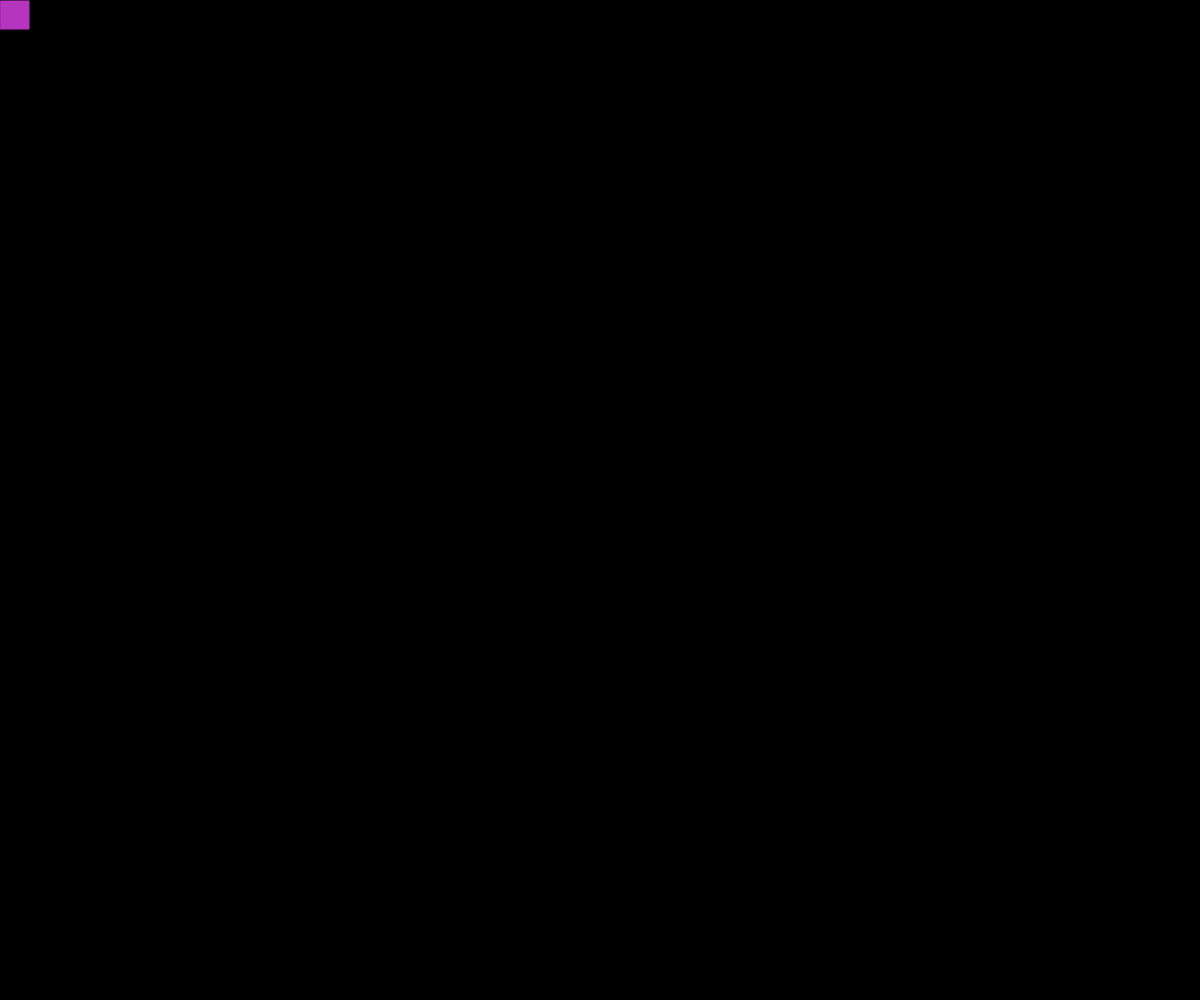
Frame 1 (no input)
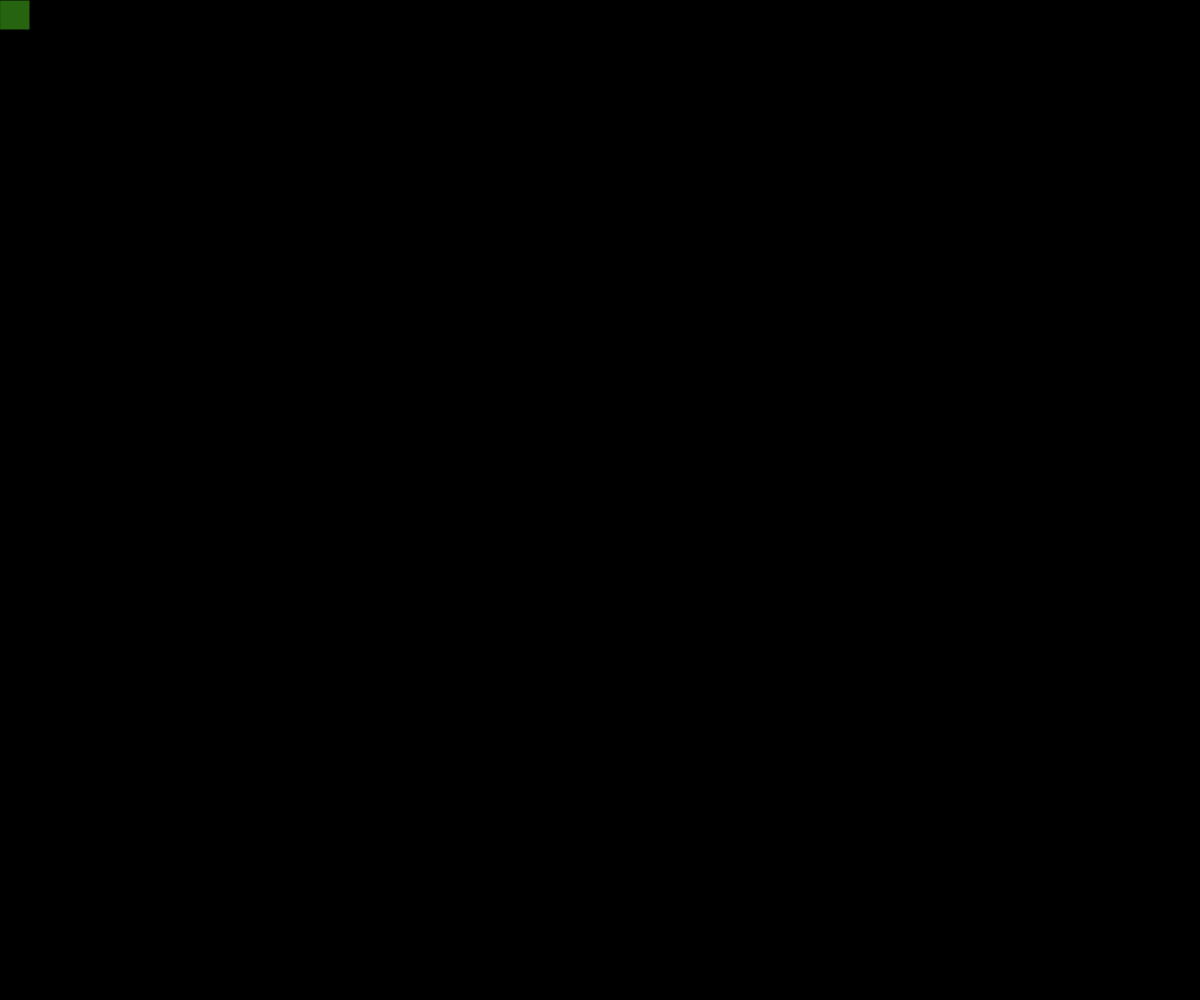
Frame 60 (no input)
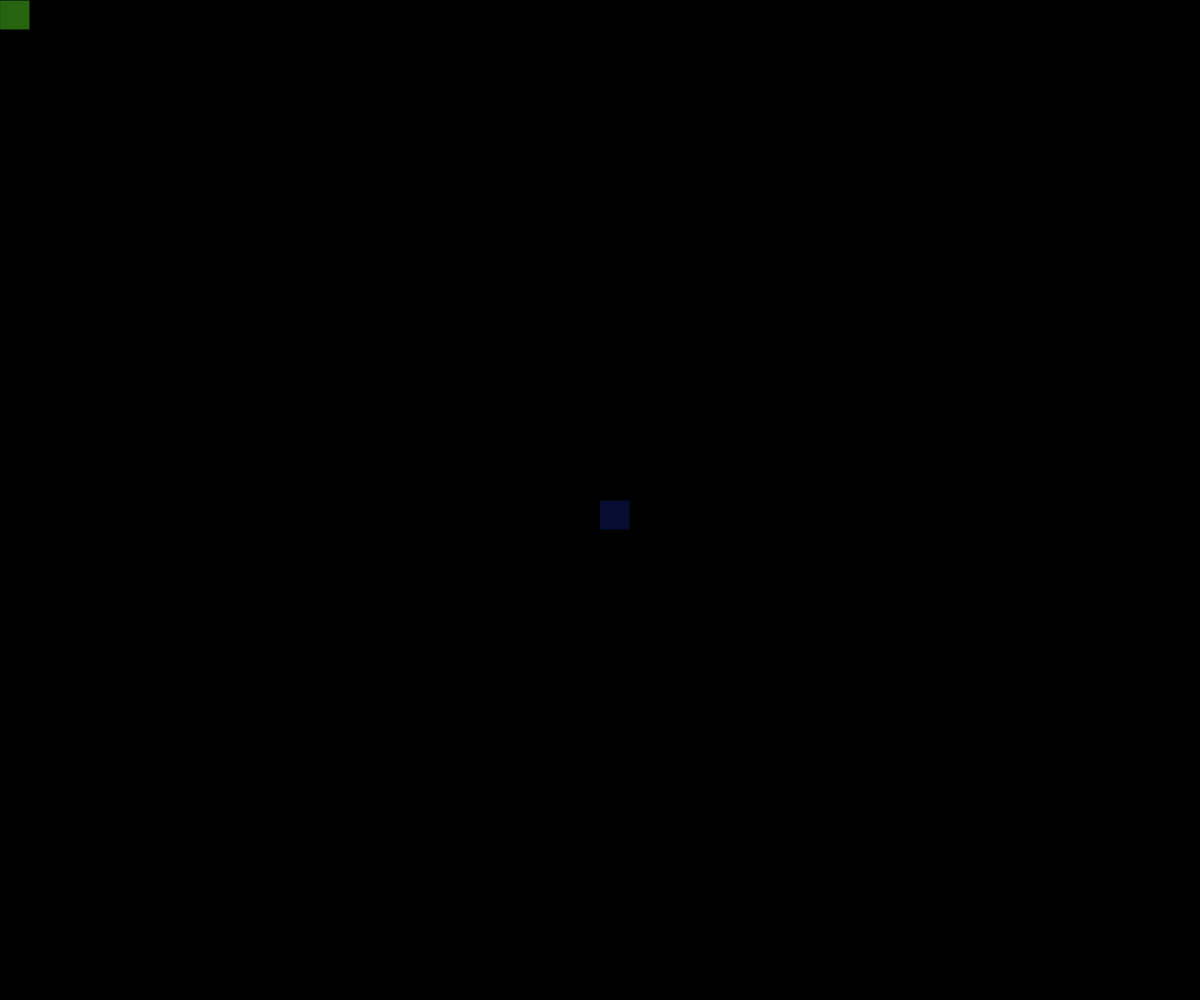
Frame 120 (the mouse pressed at the canvas centre since frame 60)

The p5.js sketch that drew these frames (run headless with seeded random() and noise() and a simulated clock; from frame 60 on, the mouse is pressed at the canvas centre):

// p5.js sketch
// ── sketch.js
let w, h;
let r, b, g;

function setup() {
  createCanvas(windowWidth, windowHeight);
  //background('rgb(243,7,49)');
  background('rgb(0,0,0)');
}

function draw() {
  
  if(mouseX>=1 && mouseX<=370 && mouseY>=20 && mouseY<=80 || mouseY>=260 && mouseY<530 || mouseX>=windowWidth*.01 && mouseX<=windowWidth*.25 && mouseY>=windowHeight*.85 && mouseY<=windowHeight*.95){
    w=30;
    r = random(0,50);
    g = random(0, 50);
    b = random(0, 50);
    fill(r, g, b);
    square(mouseX,mouseY,w);
  } else{
  w=30;
  r = random(0, 255);
  g = random(0, 255);
  b = random(0, 255);
  fill(r, g, b);
  square(mouseX,mouseY,w);
  }
  
}

function windowResized() {
  resizeCanvas(windowWidth, windowHeight);
}
